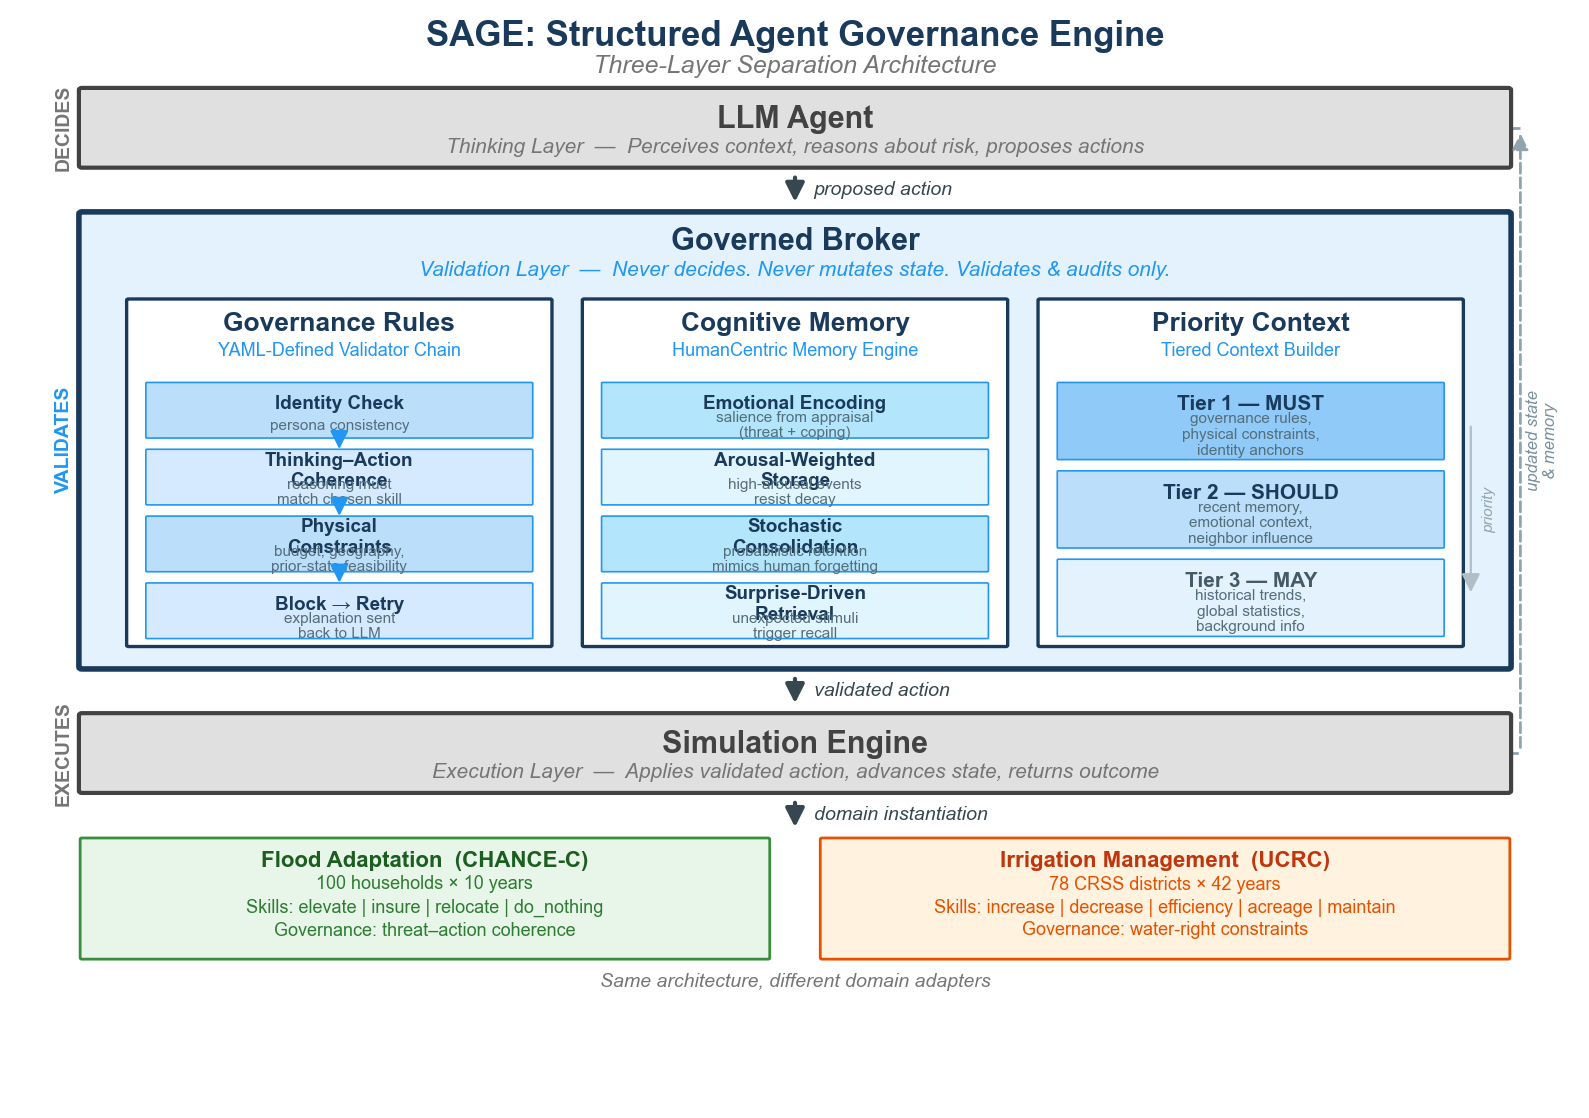

Python code for this plot:
"""
SAGE Paper -- Figure 1: Architecture Overview
==============================================
Three-layer separation diagram for the WRR Technical Note.

    LLM Agent (Thinking)
        |
    Governed Broker (Validation)   <-- Three Pillars inside
        |
    Simulation Engine (Execution)

The Broker NEVER makes decisions (LLM does) or mutates state
(Simulation does). It only validates and audits.

Three Pillars of the Broker:
  1. Governance Rules      -- YAML validator chain
  2. Cognitive Memory       -- HumanCentric emotional encoding
  3. Priority Context       -- Tiered context builder

Bottom strip: domain-agnostic instantiation
  - Flood Adaptation  (100 households x 10 yr)
  - Irrigation Management (78 districts x 42 yr)

Usage:
  python fig1_architecture.py
"""

from pathlib import Path

import matplotlib
matplotlib.use("Agg")
import matplotlib.pyplot as plt
from matplotlib.patches import FancyBboxPatch, FancyArrowPatch
import matplotlib.patheffects as pe

# ---------- paths ----------
SCRIPT_DIR = Path(__file__).resolve().parent

# ---------- style ----------
plt.rcParams.update({
    "font.family": "sans-serif",
    "font.sans-serif": ["Arial", "Helvetica", "DejaVu Sans"],
    "font.size": 9,
    "axes.labelsize": 9,
    "axes.titlesize": 12,
    "figure.dpi": 200,
    "savefig.dpi": 200,
    "savefig.bbox": "tight",
})

# ---------- colour palette ----------
# Blues for broker
BLUE_DARK   = "#1a3a5c"
BLUE_MED    = "#2196F3"
BLUE_LIGHT  = "#90CAF9"
BLUE_WASH   = "#E3F2FD"  # very light blue wash
BLUE_PALE   = "#BBDEFB"

# Grays for LLM and Simulation
GRAY_DARK   = "#424242"
GRAY_MED    = "#757575"
GRAY_LIGHT  = "#E0E0E0"
GRAY_BG     = "#F5F5F5"
GRAY_WASH   = "#FAFAFA"

# Accent colors
WHITE       = "#FFFFFF"
NEAR_BLACK  = "#212121"
ARROW_COLOR = "#37474F"

# Domain colors
FLOOD_BG    = "#E8F5E9"
FLOOD_EC    = "#388E3C"
FLOOD_TEXT  = "#1B5E20"
IRRIG_BG    = "#FFF3E0"
IRRIG_EC    = "#E65100"
IRRIG_TEXT  = "#BF360C"


# -- helpers ---------------------------------------------------------------
def _rounded_box(ax, x, y, w, h, fc, ec="#9E9E9E", lw=1.0, zorder=2,
                 pad=0.015, alpha=1.0):
    """Draw a rounded rectangle. (x, y) is bottom-left."""
    p = FancyBboxPatch(
        (x, y), w, h,
        boxstyle=f"round,pad={pad}",
        facecolor=fc, edgecolor=ec, linewidth=lw,
        zorder=zorder, alpha=alpha,
    )
    ax.add_patch(p)
    return p


def _text(ax, x, y, s, fs=9, fw="normal", fc=NEAR_BLACK, ha="center",
          va="center", zorder=5, **kw):
    return ax.text(x, y, s, fontsize=fs, fontweight=fw, color=fc,
                   ha=ha, va=va, zorder=zorder, **kw)


def _arrow_down(ax, x, y_from, y_to, color=ARROW_COLOR, lw=1.5, ls="-"):
    """Downward arrow."""
    ax.annotate(
        "", xy=(x, y_to), xytext=(x, y_from),
        arrowprops=dict(
            arrowstyle="-|>", color=color, lw=lw,
            linestyle=ls, mutation_scale=14,
        ),
        zorder=10,
    )


def _arrow_up(ax, x, y_from, y_to, color=ARROW_COLOR, lw=1.2, ls="--"):
    """Upward arrow (for feedback)."""
    ax.annotate(
        "", xy=(x, y_to), xytext=(x, y_from),
        arrowprops=dict(
            arrowstyle="-|>", color=color, lw=lw,
            linestyle=ls, mutation_scale=12,
        ),
        zorder=10,
    )


# ==========================================================================
def draw_architecture():
    fig, ax = plt.subplots(figsize=(10, 7))
    ax.set_xlim(0, 10)
    ax.set_ylim(0, 10)
    ax.axis("off")

    # -- global geometry ---------------------------------------------------
    margin = 0.40
    W = 10 - 2 * margin  # 9.2
    x0 = margin

    # Vertical layout (top to bottom, all positions are TOP of each band)
    # Title region sits at the very top
    yTitle = 9.85

    # LLM Agent layer
    yA_top = 9.35;  hA = 0.70

    # Gap for arrow
    # Broker layer
    yB_top = 8.20;  hB = 4.20

    # Gap for arrow
    # Simulation Engine layer
    yE_top = 3.55;  hE = 0.70

    # Gap for arrow
    # Domain strip
    yD_top = 2.40;  hD = 1.10

    # Caption space below

    # -- figure title (subtle) -------------------------------------------
    _text(ax, 5.0, yTitle,
          "SAGE: Structured Agent Governance Engine",
          fs=12.5, fw="bold", fc=BLUE_DARK)
    _text(ax, 5.0, yTitle - 0.28,
          "Three-Layer Separation Architecture",
          fs=9, fw="normal", fc=GRAY_MED, fontstyle="italic")

    # ======================================================================
    # 1. LLM AGENT LAYER
    # ======================================================================
    _rounded_box(ax, x0, yA_top - hA, W, hA, GRAY_LIGHT, ec=GRAY_DARK,
                 lw=1.5, pad=0.02)
    _text(ax, x0 + W / 2, yA_top - hA / 2 + 0.08,
          "LLM Agent", fs=11, fw="bold", fc=GRAY_DARK)
    _text(ax, x0 + W / 2, yA_top - hA / 2 - 0.18,
          "Thinking Layer  \u2014  Perceives context, reasons about risk, proposes actions",
          fs=7.5, fc=GRAY_MED, fontstyle="italic")

    # Arrow: Agent --> Broker
    _arrow_down(ax, x0 + W / 2, yA_top - hA - 0.06, yB_top + 0.06)
    _text(ax, x0 + W / 2 + 0.12, (yA_top - hA + yB_top) / 2,
          "proposed action", fs=7, fc=ARROW_COLOR, ha="left", fontstyle="italic")

    # ======================================================================
    # 2. GOVERNED BROKER LAYER (main blue region)
    # ======================================================================
    _rounded_box(ax, x0, yB_top - hB, W, hB, BLUE_WASH, ec=BLUE_DARK,
                 lw=2.0, pad=0.02)

    # Broker header
    _text(ax, x0 + W / 2, yB_top - 0.25,
          "Governed Broker", fs=11, fw="bold", fc=BLUE_DARK)
    _text(ax, x0 + W / 2, yB_top - 0.52,
          "Validation Layer  \u2014  Never decides. Never mutates state. Validates & audits only.",
          fs=7.5, fc=BLUE_MED, fontstyle="italic")

    # -- Pillar geometry ---------------------------------------------------
    pMargin = 0.30
    pGap = 0.22
    pTop = yB_top - 0.80     # top of pillar boxes
    pBot = yB_top - hB + 0.20  # bottom of pillar boxes
    pH = pTop - pBot
    usableW = W - 2 * pMargin
    pW = (usableW - 2 * pGap) / 3
    pX = [x0 + pMargin + i * (pW + pGap) for i in range(3)]

    # -- Pillar 1: Governance Rules ----------------------------------------
    _rounded_box(ax, pX[0], pBot, pW, pH, WHITE, ec=BLUE_DARK, lw=1.2,
                 pad=0.012, zorder=3)

    # Pillar header
    hdr_y = pTop - 0.22
    _text(ax, pX[0] + pW / 2, hdr_y,
          "Governance Rules", fs=9.5, fw="bold", fc=BLUE_DARK)
    _text(ax, pX[0] + pW / 2, hdr_y - 0.25,
          "YAML-Defined Validator Chain", fs=6.5, fc=BLUE_MED)

    # Sub-items as small boxes in a chain
    validators = [
        ("Identity Check", "persona consistency"),
        ("Thinking\u2013Action\nCoherence", "reasoning must\nmatch chosen skill"),
        ("Physical\nConstraints", "budget, geography,\nprior-state feasibility"),
        ("Block \u2192 Retry", "explanation sent\nback to LLM"),
    ]
    vMarg = 0.12
    vW = pW - 2 * vMarg
    vX = pX[0] + vMarg
    vH = 0.50
    vGap = 0.12
    v_start_y = hdr_y - 0.55  # top of first validator box

    for i, (label, desc) in enumerate(validators):
        vy_top = v_start_y - i * (vH + vGap)
        vy = vy_top - vH
        color_cycle = [BLUE_PALE, "#D6EAFF"]
        _rounded_box(ax, vX, vy, vW, vH, color_cycle[i % 2],
                     ec=BLUE_MED, lw=0.6, zorder=4, pad=0.008)
        _text(ax, vX + vW / 2, vy + vH * 0.62, label,
              fs=6.8, fw="bold", fc=BLUE_DARK, zorder=5)
        _text(ax, vX + vW / 2, vy + vH * 0.22, desc,
              fs=5.5, fc="#546E7A", zorder=5, linespacing=1.1)
        # Chain arrow between boxes
        if i < len(validators) - 1:
            _arrow_down(ax, vX + vW / 2, vy - 0.01, vy - vGap + 0.01,
                        color=BLUE_MED, lw=0.8)

    # -- Pillar 2: Cognitive Memory ----------------------------------------
    _rounded_box(ax, pX[1], pBot, pW, pH, WHITE, ec=BLUE_DARK, lw=1.2,
                 pad=0.012, zorder=3)

    hdr_y2 = pTop - 0.22
    _text(ax, pX[1] + pW / 2, hdr_y2,
          "Cognitive Memory", fs=9.5, fw="bold", fc=BLUE_DARK)
    _text(ax, pX[1] + pW / 2, hdr_y2 - 0.25,
          "HumanCentric Memory Engine", fs=6.5, fc=BLUE_MED)

    # Memory sub-components
    mem_items = [
        ("Emotional Encoding", "salience from appraisal\n(threat + coping)"),
        ("Arousal-Weighted\nStorage", "high-arousal events\nresist decay"),
        ("Stochastic\nConsolidation", "probabilistic retention\nmimics human forgetting"),
        ("Surprise-Driven\nRetrieval", "unexpected stimuli\ntrigger recall"),
    ]
    mMarg = 0.12
    mW = pW - 2 * mMarg
    mX = pX[1] + mMarg
    mH = 0.50
    mGap = 0.12
    m_start_y = hdr_y2 - 0.55

    mem_colors = ["#B3E5FC", "#E1F5FE", "#B3E5FC", "#E1F5FE"]
    for i, (label, desc) in enumerate(mem_items):
        my_top = m_start_y - i * (mH + mGap)
        my = my_top - mH
        _rounded_box(ax, mX, my, mW, mH, mem_colors[i % 2],
                     ec=BLUE_MED, lw=0.6, zorder=4, pad=0.008)
        _text(ax, mX + mW / 2, my + mH * 0.62, label,
              fs=6.8, fw="bold", fc=BLUE_DARK, zorder=5)
        _text(ax, mX + mW / 2, my + mH * 0.22, desc,
              fs=5.5, fc="#546E7A", zorder=5, linespacing=1.1)

    # -- Pillar 3: Priority Context ----------------------------------------
    _rounded_box(ax, pX[2], pBot, pW, pH, WHITE, ec=BLUE_DARK, lw=1.2,
                 pad=0.012, zorder=3)

    hdr_y3 = pTop - 0.22
    _text(ax, pX[2] + pW / 2, hdr_y3,
          "Priority Context", fs=9.5, fw="bold", fc=BLUE_DARK)
    _text(ax, pX[2] + pW / 2, hdr_y3 - 0.25,
          "Tiered Context Builder", fs=6.5, fc=BLUE_MED)

    # Tiers with visual hierarchy (decreasing opacity / saturation)
    tiers = [
        ("Tier 1 \u2014 MUST",
         "governance rules,\nphysical constraints,\nidentity anchors",
         "#90CAF9", BLUE_DARK),     # strongest blue
        ("Tier 2 \u2014 SHOULD",
         "recent memory,\nemotional context,\nneighbor influence",
         "#BBDEFB", BLUE_DARK),     # medium blue
        ("Tier 3 \u2014 MAY",
         "historical trends,\nglobal statistics,\nbackground info",
         "#E3F2FD", "#455A64"),     # lightest
    ]
    tMarg = 0.12
    tW = pW - 2 * tMarg
    tX = pX[2] + tMarg
    tH = 0.70
    tGap = 0.12
    t_start_y = hdr_y3 - 0.55

    for i, (label, desc, bg, text_col) in enumerate(tiers):
        ty_top = t_start_y - i * (tH + tGap)
        ty = ty_top - tH
        _rounded_box(ax, tX, ty, tW, tH, bg,
                     ec=BLUE_MED, lw=0.6, zorder=4, pad=0.008)
        _text(ax, tX + tW / 2, ty + tH * 0.72, label,
              fs=7.5, fw="bold", fc=text_col, zorder=5)
        _text(ax, tX + tW / 2, ty + tH * 0.32, desc,
              fs=5.5, fc="#546E7A", zorder=5, linespacing=1.15)

    # Tier priority indicator (small downward arrow with label on right edge)
    tier_top_y = t_start_y - tH * 0.5
    tier_bot_y = t_start_y - 2 * (tH + tGap) - tH * 0.5
    tier_arrow_x = pX[2] + pW + 0.06
    _arrow_down(ax, tier_arrow_x, tier_top_y, tier_bot_y,
                color="#B0BEC5", lw=0.8)
    _text(ax, tier_arrow_x + 0.12, (tier_top_y + tier_bot_y) / 2,
          "priority", fs=5.5, fc="#90A4AE", rotation=90, fontstyle="italic",
          va="center", ha="center")

    # Arrow: Broker --> Engine
    _arrow_down(ax, x0 + W / 2, yB_top - hB - 0.06, yE_top + 0.06)
    _text(ax, x0 + W / 2 + 0.12, (yB_top - hB + yE_top) / 2,
          "validated action", fs=7, fc=ARROW_COLOR, ha="left", fontstyle="italic")

    # ======================================================================
    # 3. SIMULATION ENGINE LAYER
    # ======================================================================
    _rounded_box(ax, x0, yE_top - hE, W, hE, GRAY_LIGHT, ec=GRAY_DARK,
                 lw=1.5, pad=0.02)
    _text(ax, x0 + W / 2, yE_top - hE / 2 + 0.08,
          "Simulation Engine", fs=11, fw="bold", fc=GRAY_DARK)
    _text(ax, x0 + W / 2, yE_top - hE / 2 - 0.18,
          "Execution Layer  \u2014  Applies validated action, advances state, returns outcome",
          fs=7.5, fc=GRAY_MED, fontstyle="italic")

    # Arrow: Engine --> Domain
    _arrow_down(ax, x0 + W / 2, yE_top - hE - 0.06, yD_top + 0.06)
    _text(ax, x0 + W / 2 + 0.12, (yE_top - hE + yD_top) / 2,
          "domain instantiation", fs=7, fc=ARROW_COLOR, ha="left",
          fontstyle="italic")

    # ======================================================================
    # 4. DOMAIN INSTANTIATION STRIP
    # ======================================================================
    dGap = 0.35
    dW = (W - dGap) / 2

    # -- Flood Case --
    fx = x0
    _rounded_box(ax, fx, yD_top - hD, dW, hD, FLOOD_BG, ec=FLOOD_EC,
                 lw=1.0, pad=0.012)
    _text(ax, fx + dW / 2, yD_top - 0.20,
          "Flood Adaptation  (CHANCE-C)", fs=8, fw="bold", fc=FLOOD_TEXT)
    _text(ax, fx + dW / 2, yD_top - hD / 2 - 0.08,
          "100 households \u00d7 10 years\n"
          "Skills: elevate | insure | relocate | do_nothing\n"
          "Governance: threat\u2013action coherence",
          fs=6.5, fc="#2E7D32", linespacing=1.35)

    # -- Irrigation Case --
    ix = x0 + dW + dGap
    _rounded_box(ax, ix, yD_top - hD, dW, hD, IRRIG_BG, ec=IRRIG_EC,
                 lw=1.0, pad=0.012)
    _text(ax, ix + dW / 2, yD_top - 0.20,
          "Irrigation Management  (UCRC)", fs=8, fw="bold", fc=IRRIG_TEXT)
    _text(ax, ix + dW / 2, yD_top - hD / 2 - 0.08,
          "78 CRSS districts \u00d7 42 years\n"
          "Skills: increase | decrease | efficiency | acreage | maintain\n"
          "Governance: water-right constraints",
          fs=6.5, fc="#E65100", linespacing=1.35)

    # "Same framework" label centered between the two domain boxes
    _text(ax, x0 + W / 2, yD_top - hD - 0.22,
          "Same architecture, different domain adapters",
          fs=7, fc=GRAY_MED, fontstyle="italic")

    # ======================================================================
    # 5. FEEDBACK LOOP (right edge, dashed)
    # ======================================================================
    fb_x = x0 + W + 0.08
    # Horizontal ticks connecting layers to the feedback line
    ax.plot([x0 + W, fb_x], [yE_top - hE / 2] * 2,
            color="#90A4AE", lw=1.0, ls="--", zorder=1)
    ax.plot([fb_x, x0 + W], [yA_top - hA / 2] * 2,
            color="#90A4AE", lw=1.0, ls="--", zorder=1)
    # Vertical dashed arrow (Engine level --> Agent level, upward)
    _arrow_up(ax, fb_x, yE_top - hE / 2, yA_top - hA / 2,
              color="#90A4AE", lw=1.0)
    _text(ax, fb_x + 0.14,
          (yA_top - hA / 2 + yE_top - hE / 2) / 2,
          "updated state\n& memory", fs=6, fc="#78909C",
          rotation=90, fontstyle="italic")

    # ======================================================================
    # 6. LEFT-SIDE LAYER LABELS (subtle role annotations)
    # ======================================================================
    label_x = x0 - 0.06
    _text(ax, label_x, yA_top - hA / 2, "DECIDES",
          fs=7, fw="bold", fc=GRAY_MED, ha="right", rotation=90)
    _text(ax, label_x, yB_top - hB / 2, "VALIDATES",
          fs=7, fw="bold", fc=BLUE_MED, ha="right", rotation=90)
    _text(ax, label_x, yE_top - hE / 2, "EXECUTES",
          fs=7, fw="bold", fc=GRAY_MED, ha="right", rotation=90)

    return fig


# ==========================================================================
if __name__ == "__main__":
    fig = draw_architecture()

    out_png = SCRIPT_DIR / "fig1_architecture.png"
    fig.savefig(str(out_png), format="png", bbox_inches="tight")
    print(f"Saved: {out_png}")
    plt.close(fig)
